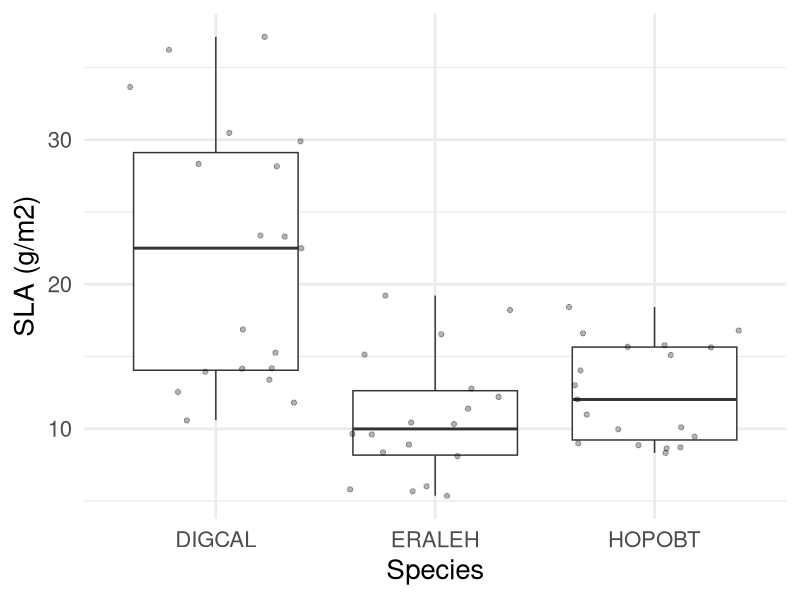
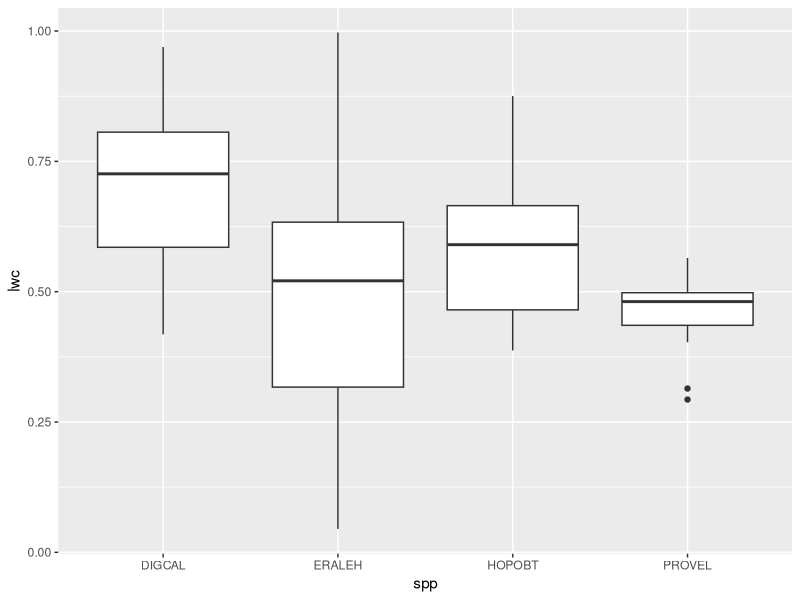

The R source for these figures, in order:
library(tidyverse)

traits <- read_csv("data/09282025_SLAandLWC.csv") %>% 
  mutate(spp = Species, sla = SLA_mm2_mg, lwc = LWC_mgmg) %>% 
  mutate(site = case_when(Individual < 11 ~ "Treatment",
                          Individual > 10 ~ "Control")) %>% 
  mutate(sla = case_when(sla < 40 ~ sla,
                         sla >= 40 ~ NA))

TukeyHSD(aov(lm(sla ~ spp, traits)))

ggplot(filter(traits, spp != "PROVEL"), aes(x = spp))+
  geom_boxplot(aes(y = sla))+
  geom_point(aes(y = sla), position = "jitter", alpha = 0.3)+
  theme_minimal(base_size = 20)+
  labs(x = "Species", y = "SLA (g/m2)")

ggplot(traits, aes(x = spp))+
  geom_boxplot(aes(y = lwc, group = interaction(spp)))

TukeyHSD(aov(lm(lwc ~ spp, traits)))
